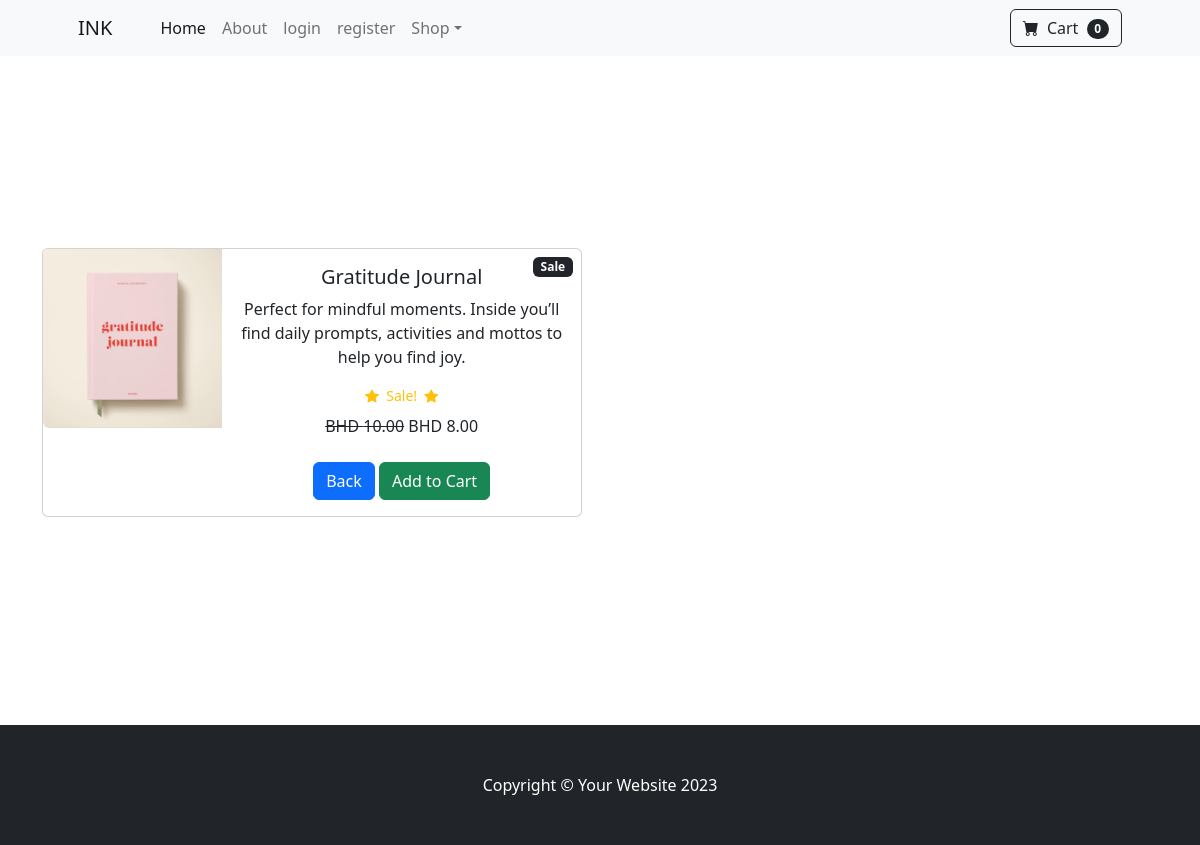
/product/1/, run on the app's committed database.
### main_app/models.py (models this page shows, shortened)
class Product(models.Model):
    name = models.CharField(max_length=50)
    price = models.DecimalField(default=0.0, decimal_places=2, max_digits=10)
    category = models.ForeignKey(Category, on_delete=models.CASCADE,default=1)
    description = models.TextField(max_length=250, default='', blank=True, null=True)
    image = models.ImageField(upload_to='uploads/products/')
    image = models.ImageField(upload_to='products/')
    is_sale = models.BooleanField(default=False)
    sale_price = models.DecimalField(default=0.0, decimal_places=2, max_digits=6)

### main_app/views.py (the view)
# urls.py: path('product/<int:pk>/', views.product, name='product'),
def product(request, pk):
    product = Product.objects.get(id=pk)
    return render(request, 'product.html', {'product':product})

### cart/context_processors.py (called while the page is built)
def cart(request):
    return {'cart': Cart(request)}

### main_app/templates/product.html (shortened to what this page needs)
{% extends 'base.html' %}
{% block content %}
<br/> <br/>
<br/> <br/>
<br/> <br/>
<br/> <br/>
    <div class="container">
        <div class="card mb-3" style="max-width: 540px;">
            <div class="row g-0">
              <div class="col-md-4">
                <img src="{{product.image.url}}" class="img-fluid rounded-start" alt="{{product.name}}">
              </div>
              <div class="col-md-8">
                <div class="card-body">
                 <center>
                  <h5 class="card-title">{{product.name}}</h5>
                  <p class="card-text">{{product.description}} </p>
                  {% if product.is_sale %}
                        <div class="badge bg-dark text-white position-absolute" style="top: 0.5rem; right:0.5rem">Sale</div>
                                <div class="d-flex justify-content-center small
                                 text-warning mb-2">
                                <div class="bi-star-fill"></div> &nbsp;&nbsp;Sale!&nbsp;&nbsp;
                                <div class="bi-star-fill"></div>
                                </div>
                             <strike> BHD {{ product.price }}</strike> BHD {{ product.sale_price }}
                  {% else %}
                  <p class="card-text"><small class="text-body-secondary">BHD {{product.price}}</small></p>
                    {% endif %}
                 <br/><br/>
                <a href="{% url 'home' %}" class="btn btn-primary">Back</a>
                <button type="button" value="{{product.id}}" class="btn btn-success" id="add-cart">Add to Cart</button>
                  </center>
                </div>
              </div>
            </div>
          </div>
     </div>
    <br/> <br/>
    <br/> <br/>
    <br/> <br/>
    <br/> <br/>
{% endblock %}

### data on the page
Product: image (picture), name "Gratitude Journal", description "Perfect for mindful moments. Inside you’ll find daily prompts, activities and mottos to help you find joy.", price "10.00", sale_price "8.00"
